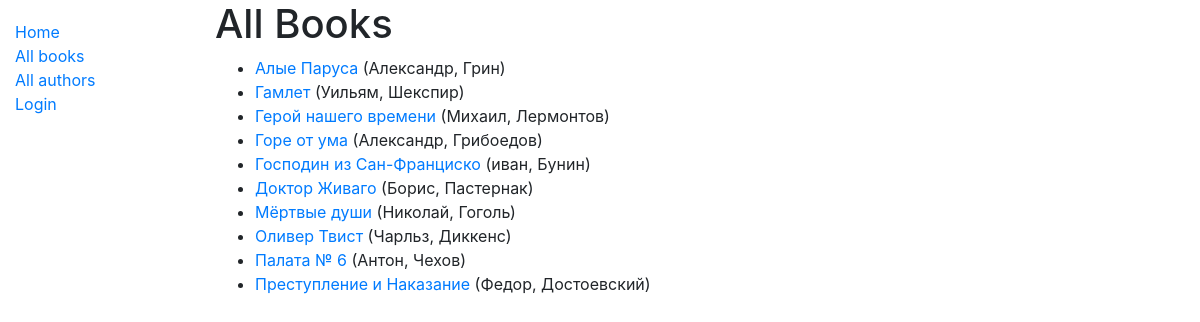
/catalog/books/, run on the app's committed database.
### catalog/models.py (models this page shows, shortened)
class Book(models.Model):
    title = models.CharField(max_length=200)
    author = models.ForeignKey('Author', on_delete=models.SET_NULL, null=True)
    summary = models.TextField(max_length=1000, help_text="Краткое описание книги")
    isbn = models.CharField('ISBN', max_length=13,
                            help_text='13-символьный номер ISBN')
    genre = models.ManyToManyField(Genre, help_text="Выберите жанр для этой книги")
    class Meta:
        ordering = ['title']
    def get_absolute_url(self):
        return reverse('book-detail', args=[str(self.id)])

class Author(models.Model):
    first_name = models.CharField(max_length=100)
    last_name = models.CharField(max_length=100)
    date_of_birth = models.DateField(null=True, blank=True)
    date_of_death = models.DateField('Умер', null=True, blank=True)
    class Meta:
        ordering = ['last_name', 'first_name']
    def __str__(self):
        return f'{self.last_name}, {self.first_name}'

### catalog/views.py (the view)
# urls.py: path('books/', views.BookListView.as_view(), name='books'),
class BookListView(generic.ListView):
    model = Book
    paginate_by = 10

### catalog/templates/catalog/book_list.html
{% extends "base_generic.html" %}
{% block content %}
  <h1>All Books</h1>
  {% if book_list %}
    <ul>
      {% for book in book_list %}
        <li>
          <a href="{{ book.get_absolute_url }}">{{ book.title }}</a>
          ({{ book.author }})
        </li>
      {% endfor %}
    </ul>
  {% else %}
    <p>There are no books in the library.</p>
  {% endif %}
{% endblock %}

### data on the page
Book: title "Алые Паруса", author "Александр, Грин"
Book: title "Гамлет", author "Уильям, Шекспир"
Book: title "Герой нашего времени", author "Михаил, Лермонтов"
Book: title "Горе от ума", author "Александр, Грибоедов"
Book: title "Господин из Сан-Франциско", author "иван, Бунин"
Book: title "Доктор Живаго", author "Борис, Пастернак"
Book: title "Мёртвые души", author "Николай, Гоголь"
Book: title "Оливер Твист", author "Чарльз, Диккенс"
Book: title "Палата № 6", author "Антон, Чехов"
Book: title "Преступление и Наказание", author "Федор, Достоевский"
